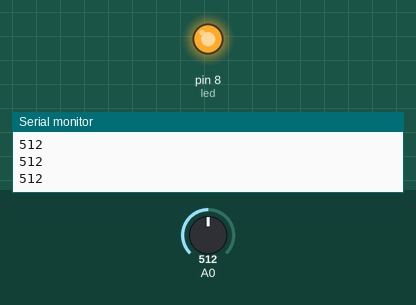
Bench run of a sketch on a simulated Arduino Uno, built with avr-gcc and run on an emulated ATmega328P. Parts: output pins drawn as LEDs (lit = HIGH), the last lines printed to the serial monitor. The test bench sets the inputs (shaded band); at power-on: A0 = 512.

Above: at 1.2 s.
1.3 s: A0 set to 489
At 2.2 s:
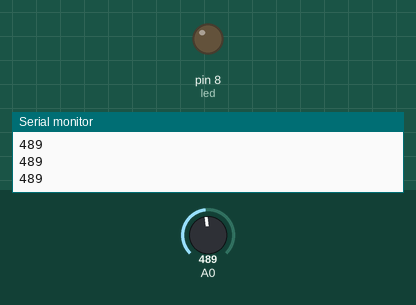
2.8 s: A0 set to 510
At 3.4 s:
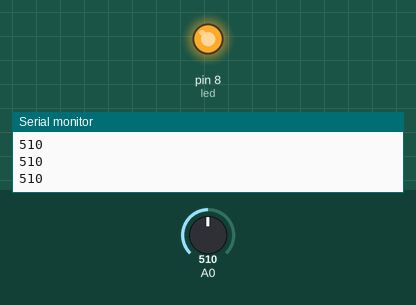
4.3 s: A0 set to 490
At 5.5 s:
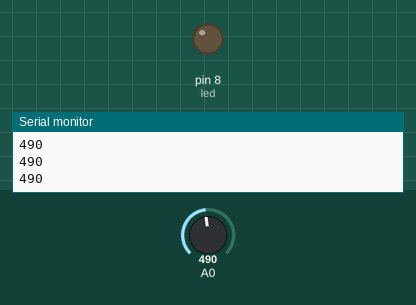
Timing chart, 0 to 7.3 s (numbered marks = the images above; inputs shaded):
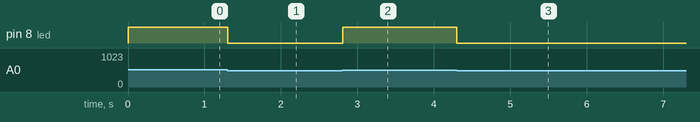

The sketch:

magic_light_cup_-_ky027.ino
```cpp
const int led = 8;

int sensorValue;

void setup() {
  // put your setup code here, to run once:
Serial.begin(9600);
pinMode (led,OUTPUT);

}

void loop() {
  // put your main code here, to run repeatedly:


sensorValue = analogRead (A0);

if (sensorValue >= 500){

digitalWrite(led, HIGH);
}
else {
digitalWrite(led, LOW);
}

Serial.println(sensorValue);
delay(10);


}
```

Measured:
- the behaviour switches between 500 and 499 on A0 (found by bisection; images 0 and 1)
- after the input at 1.3 s, pin 8 (led): HIGH → LOW at once
- after the input at 2.8 s, pin 8 (led): LOW → HIGH at once
- after the input at 4.3 s, pin 8 (led): HIGH → LOW at once
